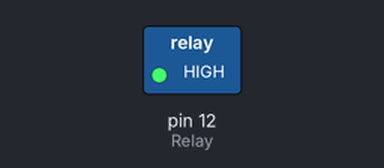
A sketch run on a simulated Arduino Uno, built with avr-gcc and run on an emulated ATmega328P. Parts: switched loads named in the sketch (green lamp = pin HIGH).

Above: at 1.0 s.
At 3.0 s:
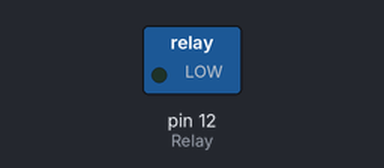
Timing chart, 0 to 5.2 s (numbered marks = the images above):
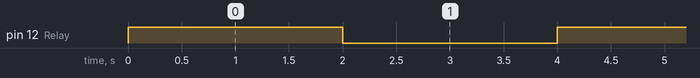

Measured:
- by itself, pin 12 (Relay): alternates HIGH for 2.0 s and LOW for 2.0 s

The sketch:

workingRelay.ino
```cpp
int Relay = 12;
void setup()
{
 pinMode(Relay, OUTPUT);     //Set Pin12 as output
 digitalWrite(Relay, HIGH);   //Turn off relay
}
void loop()
{
         digitalWrite(Relay, HIGH);   //Turn off relay
         delay(2000);
         digitalWrite(Relay, LOW);    //Turn on relay
         delay(2000);
}
```
